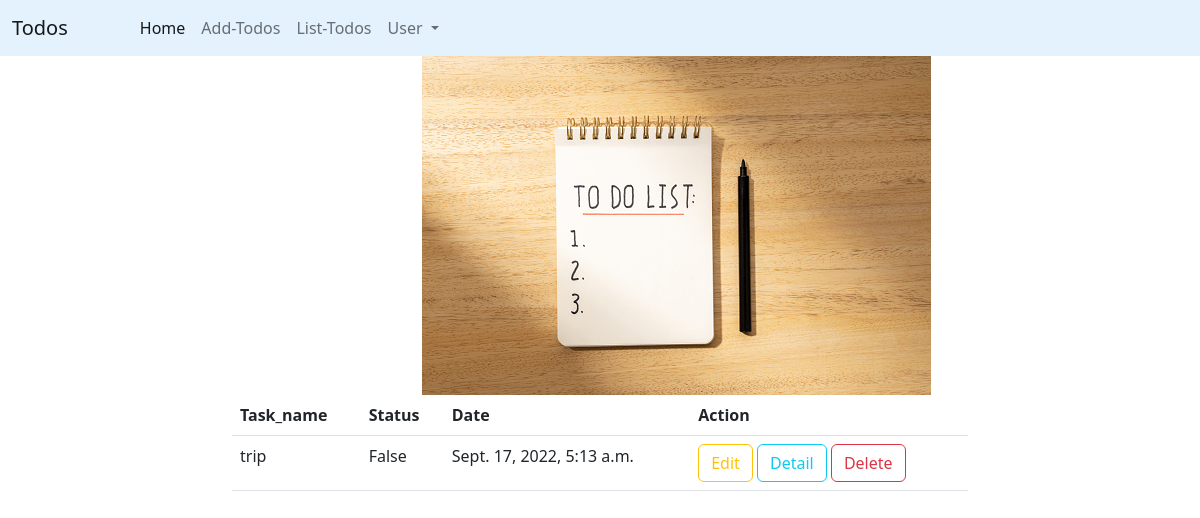
Page /todos/all (signed in) on the committed database.
### todoapp/models.py (models this page shows, shortened)
class Todo(models.Model):
    user=models.ForeignKey(User,on_delete=models.CASCADE)
    task_name=models.CharField(max_length=120)
    status=models.BooleanField(default=False)
    date=models.DateTimeField(auto_now_add=True)

### todoapp/views.py (the view)
# urls.py: path("todos/all",views.TodoListView.as_view(),name="todos-list"),
@method_decorator(signin_required,name="dispatch")
class TodoListView(ListView):
    model = Todo
    context_object_name = "todos"
    template_name = "todolist.html"
    def get_queryset(self):  # to customize queryset we should override get_queryset
        return Todo.objects.filter(user=self.request.user)

### todoapp/templates/todolist.html (shortened to what this page needs)
{%extends 'base.html'%}
{%block body_block%}
{%load static%}
<div class="container">
    <div class="row">
        <div class="col-4"></div>
        <div class="col-4">
            <img src="{%static 'images/todolist.jpg'%}" alt="">
        </div>
        <div class="col-4"></div>
    </div>
    <div class="row">
        <div class="col-2"></div>
        <div class="col-8">
            {%if todos%}
            <table class="table">
                <tr>
                    <th>Task_name</th>
                    <th>Status</th>
                    <th>Date</th>
                    <th>Action</th>
                </tr>
                {%for todo in todos%}
                <tr>
                    <td>{{todo.task_name}}</td>
                    <td>{{todo.status}}</td>
                    <td>{{todo.date}}</td>
                    <td>
                        <a href="{%url 'edit-todo' todo.id%}" class="btn btn-outline-warning">Edit</a>
                        <a href="{%url 'todo-detail' todo.id%}" class="btn btn-outline-info">Detail</a>
                        <a href="{%url 'remove-todo' todo.id %}" class="btn btn-outline-danger">Delete</a>
                    </td>
                </tr>
                {%endfor%}
            </table>
            {%else%}
            <h2 class="text text-danger">No_Todos_to_Show</h2>
            {%endif%}
        </div>
        <div class="col-2"></div>
    </div>
</div>
{%endblock%}

### rows in the picture
Todo: task_name "trip", status "False", date "Sept. 17, 2022, 5:13 a.m."
